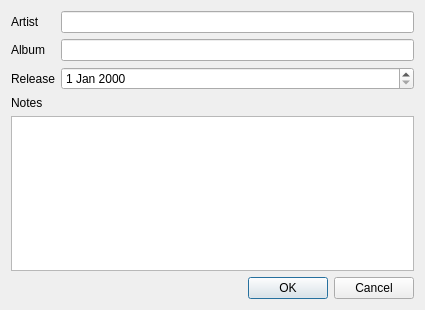
<?xml version="1.0" encoding="UTF-8"?>
<ui version="4.0">
 <class>Editor</class>
 <widget class="QDialog" name="Editor">
  <property name="geometry">
   <rect>
    <x>0</x>
    <y>0</y>
    <width>425</width>
    <height>310</height>
   </rect>
  </property>
  <property name="windowTitle">
   <string>Dialog</string>
  </property>
  <layout class="QVBoxLayout" name="verticalLayout">
   <item>
    <layout class="QGridLayout" name="gridLayout">
     <item row="0" column="0">
      <widget class="QLabel" name="label">
       <property name="text">
        <string>Artist</string>
       </property>
      </widget>
     </item>
     <item row="0" column="1">
      <widget class="QLineEdit" name="txtArtist"/>
     </item>
     <item row="1" column="0">
      <widget class="QLabel" name="label_2">
       <property name="text">
        <string>Album</string>
       </property>
      </widget>
     </item>
     <item row="1" column="1">
      <widget class="QLineEdit" name="txtAlbum"/>
     </item>
     <item row="2" column="0">
      <widget class="QLabel" name="label_3">
       <property name="text">
        <string>Release</string>
       </property>
      </widget>
     </item>
     <item row="2" column="1">
      <widget class="QDateEdit" name="deRelease"/>
     </item>
    </layout>
   </item>
   <item>
    <widget class="QLabel" name="label_4">
     <property name="text">
      <string>Notes</string>
     </property>
    </widget>
   </item>
   <item>
    <widget class="QPlainTextEdit" name="txtNote"/>
   </item>
   <item>
    <widget class="QDialogButtonBox" name="buttonBox">
     <property name="orientation">
      <enum>Qt::Orientation::Horizontal</enum>
     </property>
     <property name="standardButtons">
      <set>QDialogButtonBox::StandardButton::Cancel|QDialogButtonBox::StandardButton::Ok</set>
     </property>
    </widget>
   </item>
  </layout>
 </widget>
 <resources/>
 <connections>
  <connection>
   <sender>buttonBox</sender>
   <signal>accepted()</signal>
   <receiver>Editor</receiver>
   <slot>accept()</slot>
   <hints>
    <hint type="sourcelabel">
     <x>248</x>
     <y>254</y>
    </hint>
    <hint type="destinationlabel">
     <x>157</x>
     <y>274</y>
    </hint>
   </hints>
  </connection>
  <connection>
   <sender>buttonBox</sender>
   <signal>rejected()</signal>
   <receiver>Editor</receiver>
   <slot>reject()</slot>
   <hints>
    <hint type="sourcelabel">
     <x>316</x>
     <y>260</y>
    </hint>
    <hint type="destinationlabel">
     <x>286</x>
     <y>274</y>
    </hint>
   </hints>
  </connection>
 </connections>
</ui>
